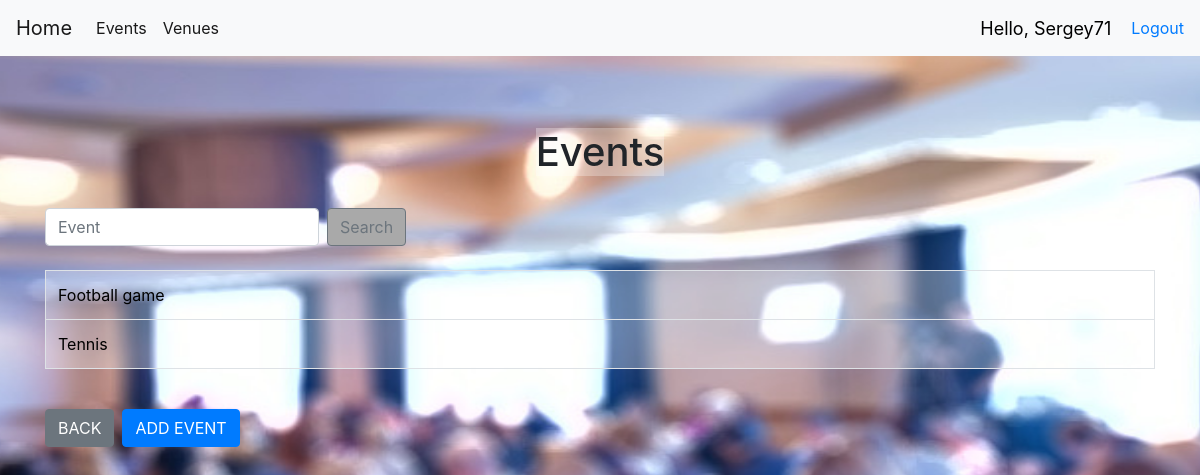
Page /events/ (signed in) on the earlier database version.
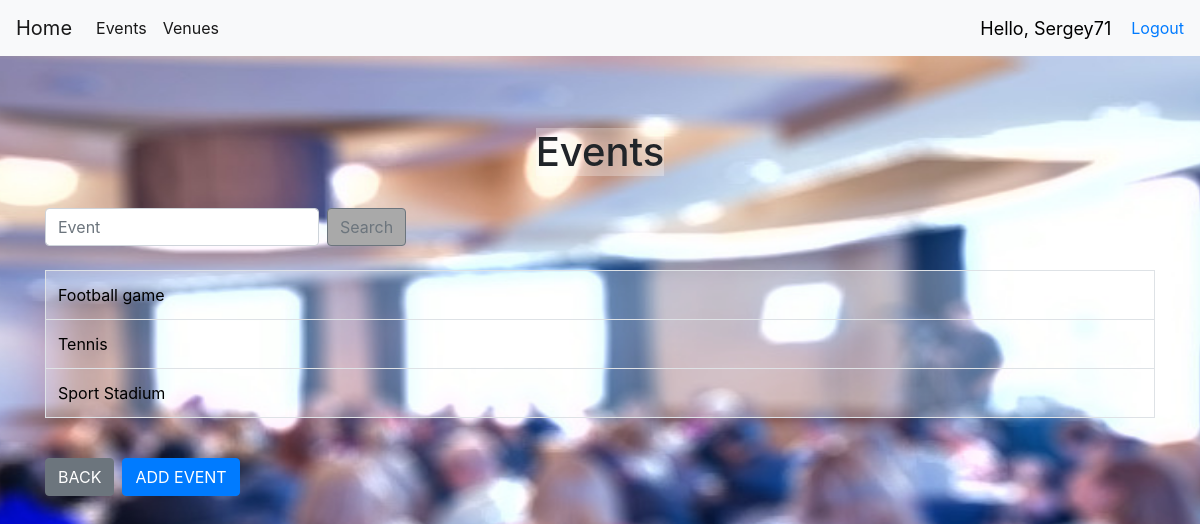
Same page on the later database version.
### events/models.py (models this page shows)
class Event(models.Model):
    name = models.CharField('Event Name', max_length=100)
    event_date = models.DateField('Event Date')
    start_time = models.TimeField()
    end_time = models.TimeField()
    manager = models.ForeignKey(User, blank=True, null=True, on_delete=models.SET_NULL)
    man_phone = models.CharField('Manager Phone', max_length=15)
    eve_description = models.TextField('Description', blank=True)
    venue = models.ForeignKey(Venue, blank=True, null=True, on_delete=models.CASCADE)
    attendees = models.ManyToManyField(EventUser, blank=True)
    def __str__(self):
        return self.name

### events/views.py (the view)
# urls.py: path('events/', views.all_events, name="list-events"),
@login_required(login_url='login')
def all_events(request):
    event_list = Event.objects.all()
    return render(request, 'events/list_event.html', {
                      "event_list": event_list,
                  })

### templates/events/list_event.html (shortened to what this page needs)
{% extends 'events/base_events.html' %}
{% block content %}
    <br/><br/>
<div class="center">
        <h1 class="opaqueWhite" style="text-align: center">Events</h1>
</div>
    <br/>
    <form class="form-inline my-2 my-lg-0" method= POST action="{% url 'search-events' %}">
      <input class="form-control mr-sm-2" type="search" placeholder="Event" aria-label="Search" name="searched">
      <button class="btn btn-outline-secondary my-2 my-sm-0" type="submit" style="background-color: darkgrey">Search</button>
    </form>
    <br/>
    <table class="table table-hover table-bordered" style="background-color: rgba(255, 255, 255, 0.3);">
        {% for event in event_list %}
            <tr>
                <td>
                    <a href="{% url 'show-event' event.id %}" style="color: black">{{ event }}</a>
                </td>
            </tr>
        {% endfor %}
    </table>
    <br/>
      <div class="btn-toolbar" role="toolbar" aria-label="Toolbar with button groups">
      <div class="btn-group mr-2" role="group" aria-label="First group">
         <a href="{%  url 'home' %}" class="btn btn-secondary" >BACK</a>
      </div>
      <div class="btn-group mr-2" role="group" aria-label="Second group">
        <a href="{%  url 'add-event' %}" class="btn btn-primary">ADD EVENT</a>
      </div>
    </div>
{% endblock %}

### templates/events/base_events.html (shortened to what this page needs)
<!doctype html>
{% load static %}
<html lang="en">
  <head>
    <link rel="stylesheet" type="text/css" href="{% static "css/VenueShine.css" %}">
    <link rel="stylesheet" href="https://stackpath.bootstrapcdn.com/bootstrap/4.4.1/css/bootstrap.min.css">
  </head>
  <body id="bg" style="background-image: url('{% static "images/bg4.jpeg"%}');">
    {% include 'events/navbar.html' %}
    <br/>
    <div class="container" style="align-content: center">
        {% block content %}
        {% endblock %}
    </div>
    <br/>
  </body>
</html>

### templates/events/navbar.html (shortened to what this page needs)
<nav class="navbar navbar-expand-lg navbar-light bg-light">
  <a class="navbar-brand" href="{% url 'home' %}">Home</a>
  <div class="collapse navbar-collapse" id="navbarSupportedContent">
    <ul class="navbar-nav mr-auto">
        <li class="nav-item active">
        <a class="nav-link" href="{% url 'list-events' %}">Events</a>
        </li>
        <li class="nav-item active">
        <a class="nav-link" href="{% url 'list-venues' %}">Venues</a>
        </li>
    </ul>
  </div>
    <span id="hello-msg">Hello, {{ request.user }}</span>
    <span><a href="{% url 'logout' %}">Logout</a></span>
</nav>

### static/css/VenueShine.css (style rules this page uses)
.center { text-align: center; }
.opaqueWhite { background-color: rgba(255, 255, 255, 0.3); display: inline-block }
#bg { background-repeat: no-repeat; background-size: 1800px 900px; background-position: top; background-attachment: fixed; }

### templates/events/navbar.html (style rules this page uses)
#hello-msg { font-size:18px; color:black; margin-right: 20px; }

Differences in the rows shown:
added Event: name "Sport Stadium"
